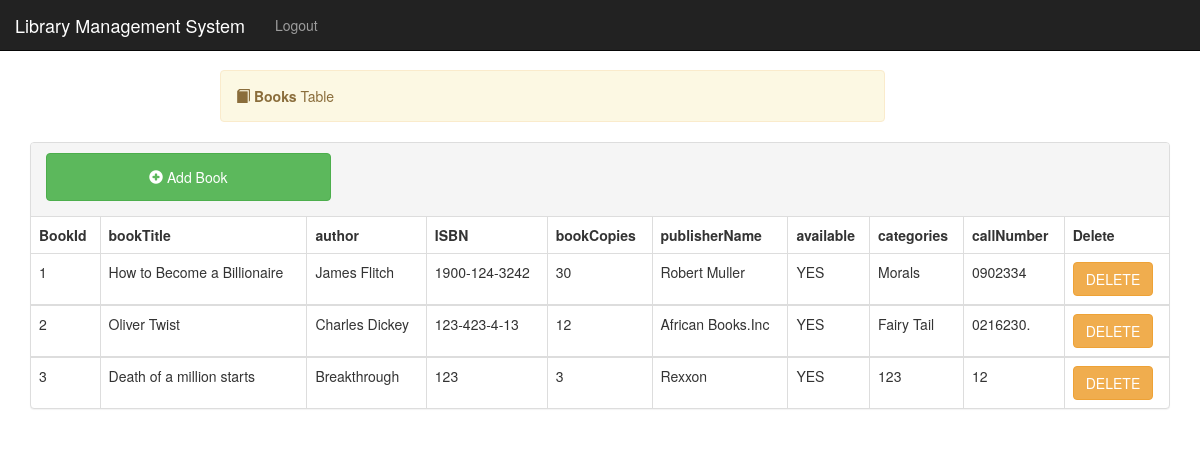
Page /bookstable.php on the earlier database version.
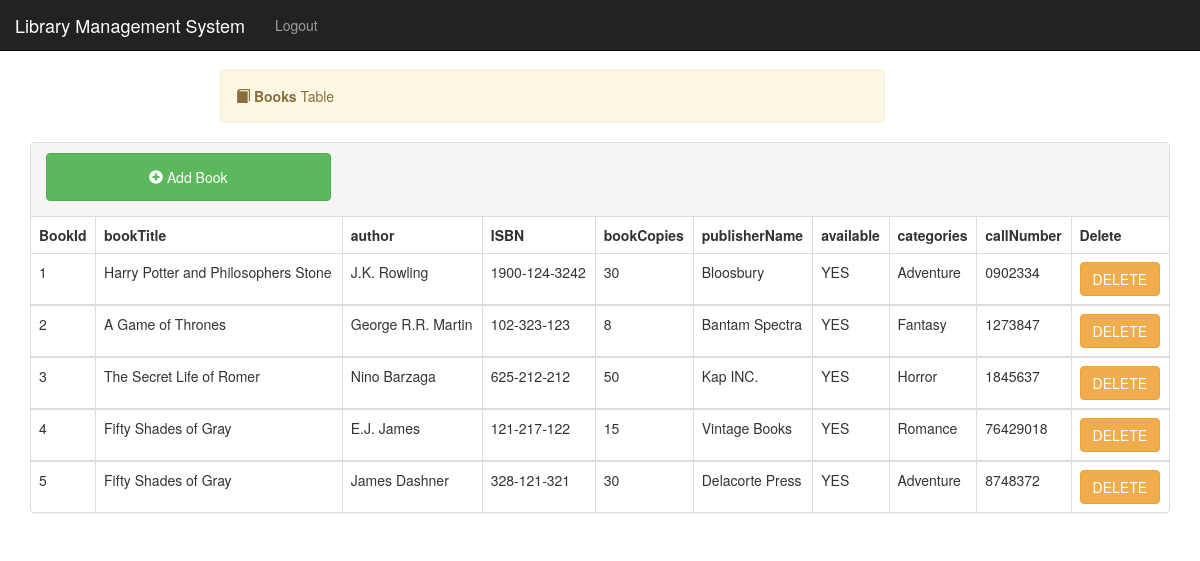
Same page on the later database version.
### tables this page shows
CREATE TABLE `books` (
  `bookId` int(11) NOT NULL,
  `bookTitle` varchar(150) NOT NULL,
  `author` varchar(60) NOT NULL,
  `ISBN` varchar(30) NOT NULL,
  `bookCopies` varchar(10) NOT NULL,
  `publisherName` varchar(60) NOT NULL,
  `available` varchar(10) NOT NULL,
  `categories` varchar(30) NOT NULL,
  `callNumber` varchar(30) NOT NULL
);

### bookstable.php (the view, shortened to what this page needs)
<?php
require 'includes/db-inc.php';
include "includes/header.php";
?>
<div class="container">
    <?php include "includes/nav.php"; ?>
	<div class="alert alert-warning col-lg-7 col-md-12 col-sm-12 col-xs-12 col-lg-offset-2 col-md-offset-0 col-sm-offset-1 col-xs-offset-0" style="margin-top:70px">
		<span class="glyphicon glyphicon-book"></span>
	    <strong>Books</strong> Table
	</div>
	</div>
	<div class="container">
		<div class="panel panel-default">
		  <div class="panel-heading">
		  	<div class="row">
		  	  <a href="addbook.php"><button class="btn btn-success col-lg-3 col-md-4 col-sm-11 col-xs-11 button" style="margin-left: 15px;margin-bottom: 5px"><span class="glyphicon glyphicon-plus-sign"></span> Add Book</button></a>
			  <div class="col-lg-6 col-md-6 col-sm-12 col-xs-12 pull-right">
			  </div>
			</div>
		  </div>
		  <table class="table table-bordered">
	 <thead>
	 <tr>
		 <th>BookId</th>
			  <th>bookTitle</th>
			  <th>author</th>
			  <th>ISBN</th>
			  <th>bookCopies</th>
			  <th>publisherName</th>
			  <th>available</th>
			  <th>categories</th>
			  <th>callNumber</th>
			   <th>Delete</th>
	 </tr>
</thead>
  <?php
if(isset($_POST['search'])){
	$text = sanitize(trim($_POST['text']));
	 $sql = "SELECT * FROM books where BookId = $text ";
	 $query = mysqli_query($conn, $sql);
	 while($row=mysqli_fetch_array($query)){ ?>
		<tbody>
		<td><?php echo $row['bookId']; ?></td>
		<td><?php echo $row['bookTitle']; ?></td>
		<td><?php echo $row['author']; ?></td>
		<td><?php echo $row['ISBN']; ?></td>
		<td><?php echo $row['bookCopies']; ?></td>
		<td><?php echo $row['publisherName']; ?></td>
		<td><?php echo $row['available']; ?></td>
		<td><?php echo $row['categories']; ?></td>
		<td><?php echo $row['callNumber']; ?></td>
		<form method='post' action='bookstable.php'>
		<input type='hidden' value="<?php echo $row['bookId']; ?>" name='id'>
		<td><button name='del' type='submit' value='Delete' class='btn btn-warning' onclick='return Delete()'>DELETE</button></td>
		</form>
		</tbody>
	<?php  }
 }
 else{
	$sql2 = "SELECT * from books";
	$query2 = mysqli_query($conn, $sql2);
	$counter = 1;
	while ($row = mysqli_fetch_array($query2)) { ?>
	<tbody>
		<td><?php echo $counter++; ?></td>
		<td><?php echo $row['bookTitle']; ?></td>
		<td><?php echo $row['author']; ?></td>
		<td><?php echo $row['ISBN']; ?></td>
		<td><?php echo $row['bookCopies']; ?></td>
		<td><?php echo $row['publisherName']; ?></td>
		<td><?php echo $row['available']; ?></td>
		<td><?php echo $row['categories']; ?></td>
		<td><?php echo $row['callNumber']; ?></td>
		<form method='post' action='bookstable.php'>
		<td><button name='del' type='submit' value='Delete' class='btn btn-warning' onclick='return Delete()'>DELETE</button></td>
		</form>
		</tbody>
<?php 	}
 }
 ?>
		   </table>
	  </div>
	</div>
</body>
</html>

### includes/header.php (shortened to what this page needs)
<!DOCTYPE html>
<html>
<head>
    <link rel="stylesheet" type="text/css" href="css/bootstrap.css">
    <link rel="stylesheet" type="text/css" href="font-awesome-4.7.0/css/font-awesome.css">
    <link rel="stylesheet" type="text/css" href="css/style.css">
    <link rel="stylesheet" type="text/css" href="flickity/flickity.css">
    <link rel="stylesheet" type="text/css" href="css/sweetalert.css">
</head>
<body>

### includes/nav.php (shortened to what this page needs)
<nav class="navbar navbar-inverse navbar-fixed-top">
    <div class="container-fluid">
        <div class="navbar-header">
            <a class="navbar-brand" href="#">Library Management System</a>
        </div>
        <div class="collapse navbar-collapse" id="bs-example">
            <ul class="nav navbar-nav">
            <ul class="nav navbar-nav navbar-right">
                <li><a href="logout.php">Logout</a></li>
            </ul>
        </div>
    </div>
</nav>

### css/style.css (style rules this page uses)
body { overflow-x: hidden; }
.alert { margin-top: 40px; }
.button { height: 48px }

Differences in the rows shown:
removed books: bookTitle "How to Become a Billionaire", author "James Flitch", ISBN "1900-124-3242", bookCopies "30", publisherName "Robert Muller", available "YES", categories "Morals", callNumber "0902334"
removed books: bookTitle "Oliver Twist", author "Charles Dickey", ISBN "123-423-4-13", bookCopies "12", publisherName "African Books.Inc", available "YES", categories "Fairy Tail", callNumber "0216230."
removed books: bookTitle "Death of a million starts", author "Breakthrough", ISBN "123", bookCopies "3", publisherName "Rexxon", available "YES", categories "123", callNumber "12"
added books: bookTitle "Harry Potter and Philosophers Stone", author "J.K. Rowling", ISBN "1900-124-3242", bookCopies "30", publisherName "Bloosbury", available "YES", categories "Adventure", callNumber "0902334"
added books: bookTitle "A Game of Thrones", author "George R.R. Martin", ISBN "102-323-123", bookCopies "8", publisherName "Bantam Spectra", available "YES", categories "Fantasy", callNumber "1273847"
added books: bookTitle "The Secret Life of Romer", author "Nino Barzaga", ISBN "625-212-212", bookCopies "50", publisherName "Kap INC.", available "YES", categories "Horror", callNumber "1845637"
added books: bookTitle "Fifty Shades of Gray", author "E.J. James", ISBN "121-217-122", bookCopies "15", publisherName "Vintage Books", available "YES", categories "Romance", callNumber "76429018"
added books: bookTitle "Fifty Shades of Gray", author "James Dashner", ISBN "328-121-321", bookCopies "30", publisherName "Delacorte Press", available "YES", categories "Adventure", callNumber "8748372"
